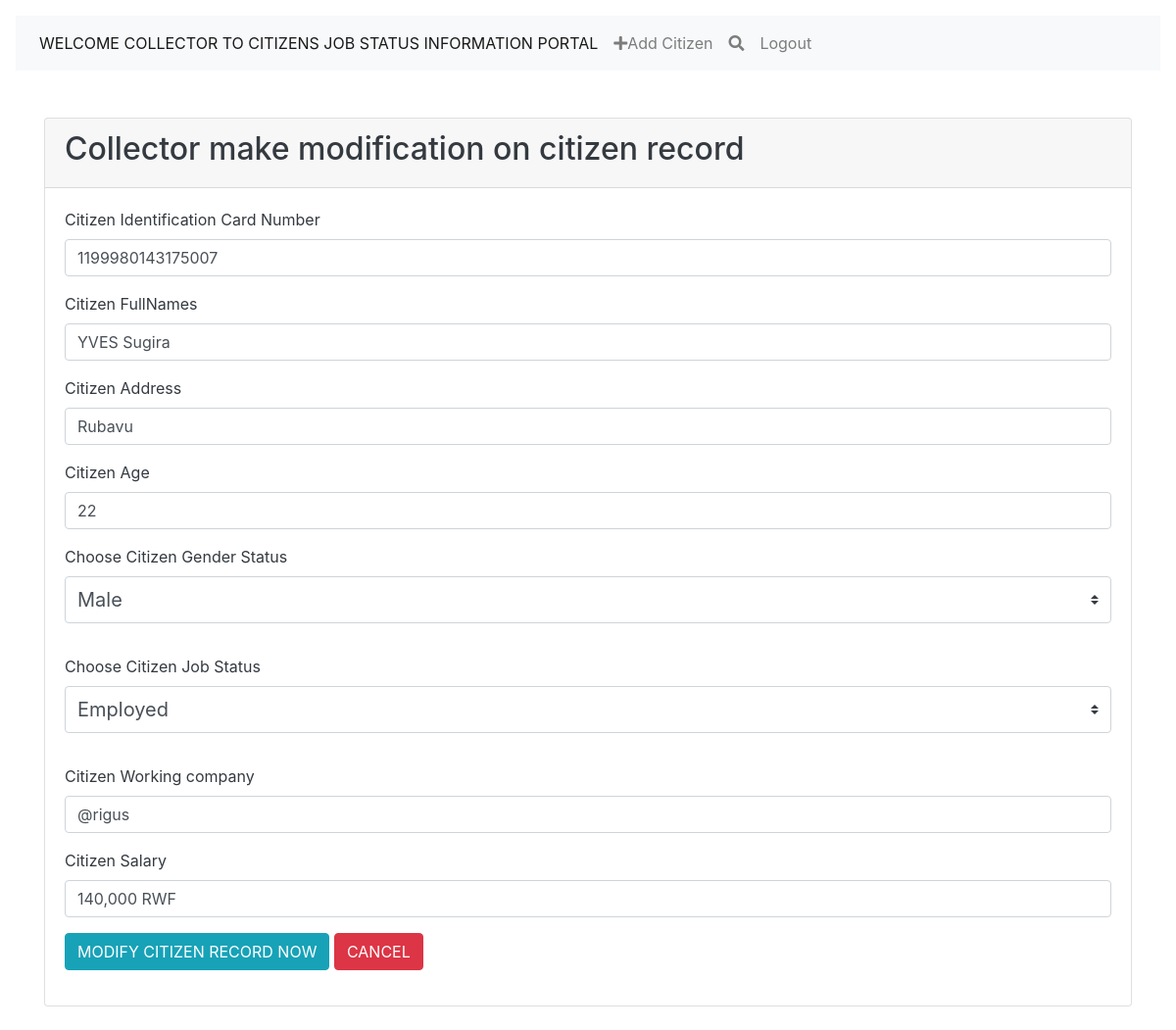
Screenshot of /edit.php?id=16 with the database file from the repository.
### tables this page shows
CREATE TABLE `citizen` (
  `id` int(11) NOT NULL,
  `cid` varchar(25) NOT NULL,
  `fullname` varchar(50) NOT NULL,
  `address` varchar(50) NOT NULL,
  `age` varchar(3) NOT NULL,
  `sex` varchar(11) NOT NULL,
  `status` varchar(50) NOT NULL,
  `company` varchar(50) NOT NULL,
  `salary` varchar(50) NOT NULL
);

### edit.php (the view, shortened to what this page needs)
<?php
require 'includeFiles/config.php';
$id = $_GET['id'];
$sql = 'SELECT * FROM citizen WHERE id=:id';
$statement = $connection->prepare($sql);
$statement->execute([':id' => $id ]);
$person = $statement->fetch(PDO::FETCH_OBJ);
 ?>
<?php require 'includeFiles/header.php'; ?>
<div class="container">
  <div class="card mt-5">
    <div class="card-header">
      <h2>Collector make modification on citizen record</h2>
    </div>
    <div class="card-body">
      <form method="post">
        <div class="form-group">
          <label for="cid">Citizen Identification Card Number</label>
          <input value="<?= $person->cid; ?>" type="text" name="cid" id="cid" class="form-control">
        </div>
          <div class="form-group">
          <label for="fullname">Citizen FullNames</label>
          <input value="<?= $person->fullname; ?>" type="text" name="fullname" id="fullname" class="form-control">
        </div>
          <div class="form-group">
          <label for="address">Citizen Address</label>
          <input value="<?= $person->address; ?>" type="text" name="address" id="address" class="form-control">
        </div>
        <div class="form-group">
          <label for="age">Citizen Age</label>
          <input type="text" value="<?= $person->age; ?>" name="age" id="age" class="form-control">
        </div>
          <div class="form-group">
                    <label for="sex">Choose  Citizen Gender Status</label>
                    <select class="custom-select custom-select-lg mb-3" name="sex">
                        <option  selected value="Male">Male</option>
                    </select>
                </div>
                <div class="form-group">
                    <label for="status">Choose  Citizen Job Status</label>
                    <select class="custom-select custom-select-lg mb-3" name="status">
                        <option  selected value="Employed">Employed</option>
                    </select>
                </div>
           <div class="form-group">
          <label for="company">Citizen Working company</label>
          <input type="text" value="<?= $person->company; ?>" name="company" id="company" class="form-control">
        </div>
           <div class="form-group">
          <label for="salary">Citizen Salary</label>
          <input type="text" value="<?= $person->salary; ?>" name="salary" id="salary" class="form-control">
        </div>
        <div class="form-group">
          <button type="submit" class="btn btn-info" name="update">MODIFY CITIZEN RECORD NOW</button>
          <button type="reset" class="btn btn-danger">CANCEL</button>
        </div>
      </form>
    </div>
  </div>
</div>

### rows the page displays
citizen: cid "1199980143175007", fullname "YVES Sugira", address "Rubavu", age "22", company "@rigus", salary "140,000 RWF"
